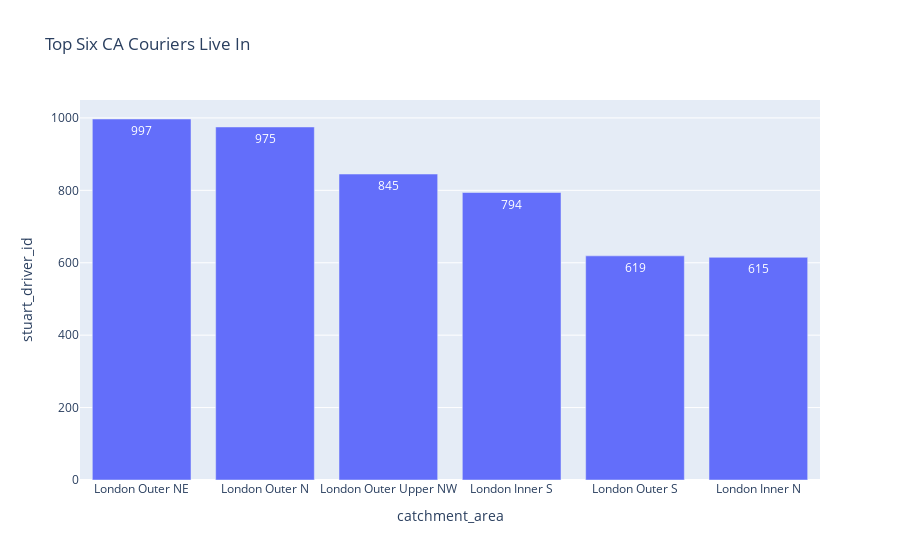

Notebook code cell kept with this figure:
### Code cell
fig2 = px.bar(top_5_CA.head(6), x = 'catchment_area' , y = 'stuart_driver_id', title = 'Top Six CA Couriers Live In' , text = 'stuart_driver_id')
fig2.show()

### Figure 1 — Plotly figure (JSON) as saved in the notebook; plotly's stock layout.template omitted (floating-point values rounded to 4 significant figures)
{"data": [{"alignmentgroup": "True", "hovertemplate": "catchment_area=%{x}<br>stuart_driver_id=%{text}<extra></extra>", "legendgroup": "", "marker": {"color": "#636efa", "pattern": {"shape": ""}}, "name": "", "offsetgroup": "", "orientation": "v", "showlegend": false, "text": [997, 975, 845, 794, 619, 615], "textposition": "auto", "type": "bar", "x": ["London Outer NE", "London Outer N", "London Outer Upper NW", "London Inner S", "London Outer S", "London Inner N"], "xaxis": "x", "y": [997, 975, 845, 794, 619, 615], "yaxis": "y"}], "layout": {"autosize": true, "barmode": "relative", "legend": {"tracegroupgap": 0}, "title": {"text": "Top Six CA Couriers Live In"}, "xaxis": {"anchor": "y", "autorange": true, "domain": [0, 1], "range": [-0.5, 5.5], "title": {"text": "catchment_area"}, "type": "category"}, "yaxis": {"anchor": "x", "autorange": true, "domain": [0, 1], "range": [0, 1049.0], "title": {"text": "stuart_driver_id"}, "type": "linear"}}}
